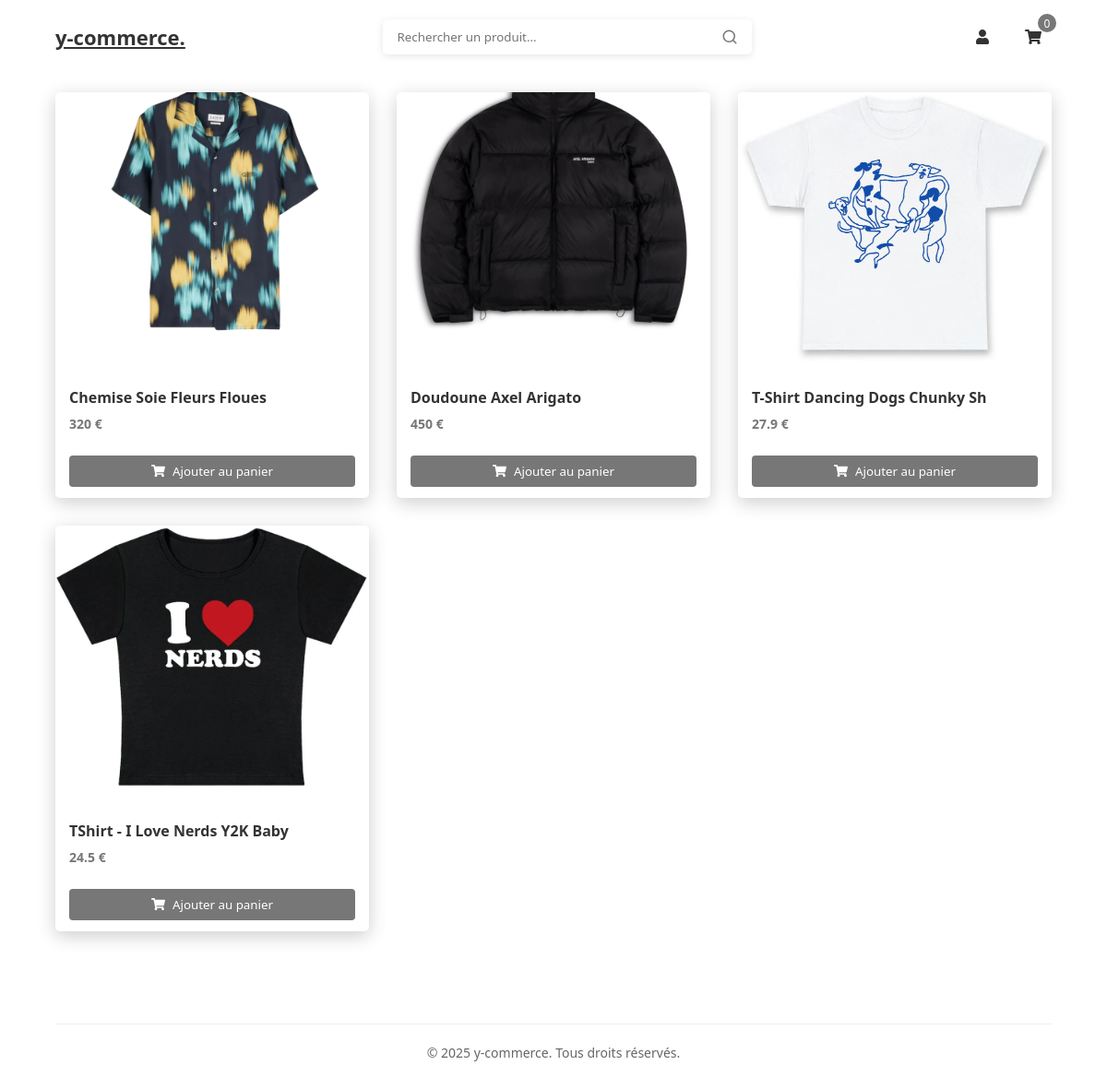
Before: / with the older database file.
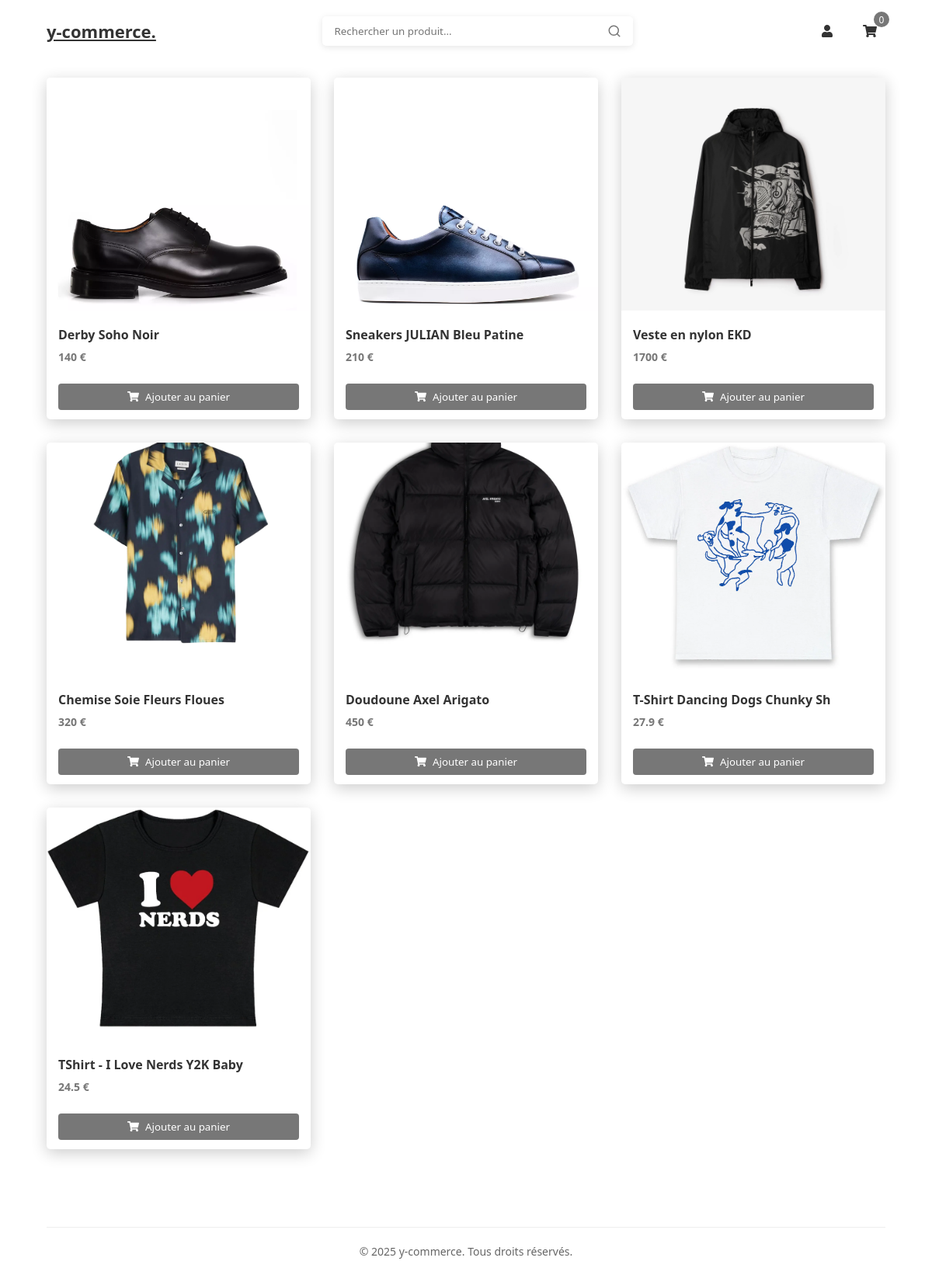
After: the same page with the newer database file.
### tables this page shows
CREATE TABLE `article` (
  `id` int(11) NOT NULL,
  `name` varchar(30) NOT NULL,
  `slug` varchar(128) NOT NULL,
  `description` text NOT NULL,
  `publication_date` datetime NOT NULL,
  `modification_date` datetime NOT NULL,
  `image_link` varchar(128) NOT NULL,
  `owner_id` int(11) NOT NULL,
  `price` float NOT NULL
);

### api/crud/crud_article.php (called while the page is built, shortened)
<?php
require_once dirname(__DIR__) . '/config/config.php';
function getAllArticles() {
    global $conn;
    $sql = "SELECT * FROM article ORDER BY publication_date DESC";
    $result = $conn ->query($sql);
    $articles = [];
    if ($result->num_rows > 0) {
        while ($row = $result->fetch_assoc()) {
            $articles[] = $row;
        }
    }
    return $articles;
}
?>

### index.php (the view, shortened to what this page needs)
<?php
    require_once "api/crud/crud_article.php";
?>
<!DOCTYPE html>
<html lang="fr">
<head>
    <link rel="stylesheet" href="https://cdnjs.cloudflare.com/ajax/libs/font-awesome/6.4.0/css/all.min.css">
    <link rel="stylesheet" href="css/style.css">
</head>
<body>
    <?php include "includes/navbar.php"; ?>
    <div class="main-content">
        <div class="products">
            <?php
            if (isset($_GET["search-bar"])) {
                $articles = getArticlesByName($_GET["search-bar"]);
            } else {
                $articles = getAllArticles();
            }
            foreach ($articles as $article):
            ?>
            <div class="product-card" onclick="window.location.href='article.php?id=<?= htmlspecialchars($article['id']) ?>&slug=<?= htmlspecialchars($article['slug']) ?>'">
                <img src="<?= htmlspecialchars($article['image_link']) ?>" alt="<?= htmlspecialchars($article['name']) ?>" class="product-image">
                <div class="product-info">
                    <div>
                        <h3 class="product-name"><?= htmlspecialchars($article["name"]) ?></h3>
                        <p class="product-price"><?= htmlspecialchars($article["price"]) ?> €</p>
                    </div>
                    <?php if (isset($_SESSION['cart'][$article['id']])): ?>
                        <div class="cart-controls" onclick="event.stopPropagation();">
                            <button class="quantity-btn quantity-btn-card" onclick="updateCart(<?= $article['id'] ?>, -1)">
                                <i class="fas fa-minus"></i>
                            </button>
                            <span class="quantity"><?= $_SESSION['cart'][$article['id']]['quantity'] ?></span>
                            <button class="quantity-btn quantity-btn-card" onclick="updateCart(<?= $article['id'] ?>, 1)">
                                <i class="fas fa-plus"></i>
                            </button>
                        </div>
                    <?php else: ?>
                        <button class="add-to-cart" onclick="event.stopPropagation(); addToCart(<?= htmlspecialchars($article['id']) ?>)">
                            <i class="fas fa-shopping-cart"></i> Ajouter au panier
                        </button>
                    <?php endif; ?>
                </div>
            </div>
            <?php endforeach; ?>
        </div>
    </div>
    <?php include 'includes/footer.php'; ?>
</body>
</html>

Changed rows visible on the page:
added article: image_link (picture), name "Derby Soho Noir", price "140"
added article: image_link (picture), name "Sneakers JULIAN Bleu Patine", price "210"
added article: image_link (picture), name "Veste en nylon EKD", price "1700"
